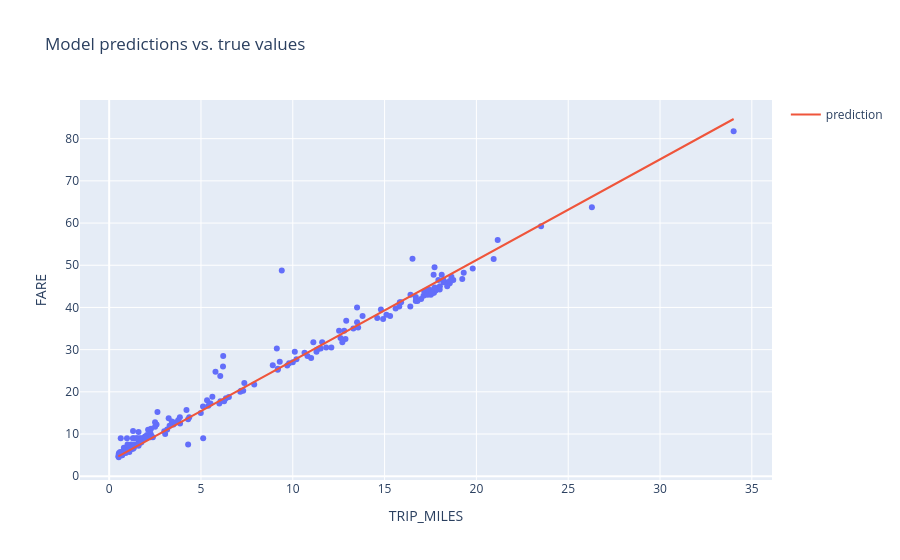

Notebook source saved alongside this figure:
### Code cell
#@title Code - Experiment 4

# The following variables are the hyperparameters.
# TODO - Adjust these hyperparameters to see how they impact a training run.
settings_2 = ml_edu.experiment.ExperimentSettings(
    learning_rate = 0.0001,
    number_epochs = 60,
    batch_size = 50,
    input_features = ['TRIP_MILES']
)

metrics = [keras.metrics.RootMeanSquaredError(name='rmse')]

model_2 = create_model(settings_2, metrics)

experiment_2 = train_model('one_feature_hyper', model_2, training_df, 'FARE', settings_2)

ml_edu.results.plot_experiment_metrics(experiment_2, ['rmse'])
ml_edu.results.plot_model_predictions(experiment_2, training_df, 'FARE')

### Figure 1 — Plotly figure (JSON) as saved in the notebook; plotly's stock layout.template omitted (floating-point values rounded to 4 significant figures; data arrays with more than 128 entries replaced by an {"elided": "..."} marker saying what was removed)
{"data": [{"hovertemplate": "TRIP_MILES=%{x}<br>FARE=%{y}<extra></extra>", "legendgroup": "", "marker": {"color": "#636efa", "symbol": "circle"}, "mode": "markers", "name": "", "orientation": "v", "showlegend": false, "type": "scatter", "x": {"elided": "200 float values"}, "xaxis": "x", "y": {"elided": "200 float values"}, "yaxis": "y"}, {"mode": "lines", "name": "prediction", "type": "scatter", "x": {"elided": "200 float values"}, "y": {"elided": "200 float values"}}], "layout": {"legend": {"tracegroupgap": 0}, "title": {"text": "Model predictions vs. true values"}, "xaxis": {"anchor": "y", "domain": [0, 1], "title": {"text": "TRIP_MILES"}}, "yaxis": {"anchor": "x", "domain": [0, 1], "title": {"text": "FARE"}}}}
